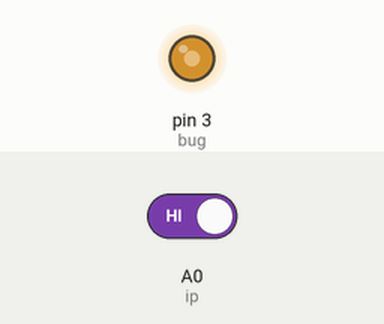
A sketch run on a simulated Arduino Uno, built with avr-gcc and run on an emulated ATmega328P. Parts: output pins drawn as LEDs (lit = HIGH). Dashed ring = blinking. Inputs (shaded band) come from the test bench; at power-on: A0 (ip) HIGH. Random numbers use the default seed unless the sketch sets one.

Above: at 1.27 s.
1.3 s: A0 (ip) driven LOW
At 1.7 s:
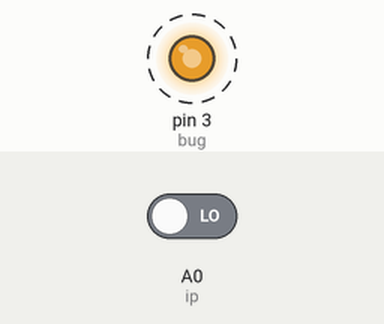
4.3 s: A0 (ip) driven HIGH
At 4.45 s:
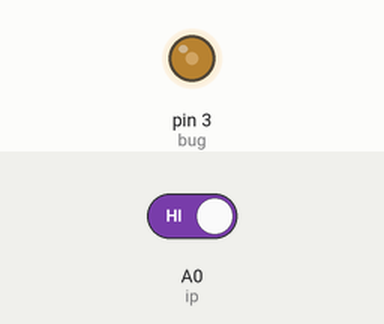
Timing chart, 0 to 13.3 s (numbered marks = the images above; inputs shaded):
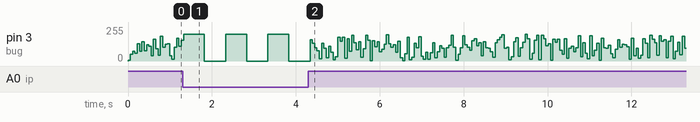

The sketch:

SingleLedPlay.ino
```cpp
#define bug 3
#define ip A0
#define del 50

extern int rand()
{
  int t=random(0,200);
  analogWrite(bug,t);
  delay(del);
}
extern int fade()
{
  for(int i=0;i<200;i++)
  {
    analogWrite(bug,i);
    delay(del*10/199);
  }
  for(int i=200;i>=0;i--)
  {
    analogWrite(bug,i);
    delay(del*10/200);
  }
}
extern int tick()
{
  analogWrite(bug,200);
  delay(500);
  analogWrite(bug,0);
  delay(500);
}

void setup()
{
  pinMode(bug,OUTPUT);
  pinMode(ip,INPUT);
}
void loop()
{
  if(digitalRead(ip)==LOW)
    tick();
  else
    rand();
  delay(5);
}
```
